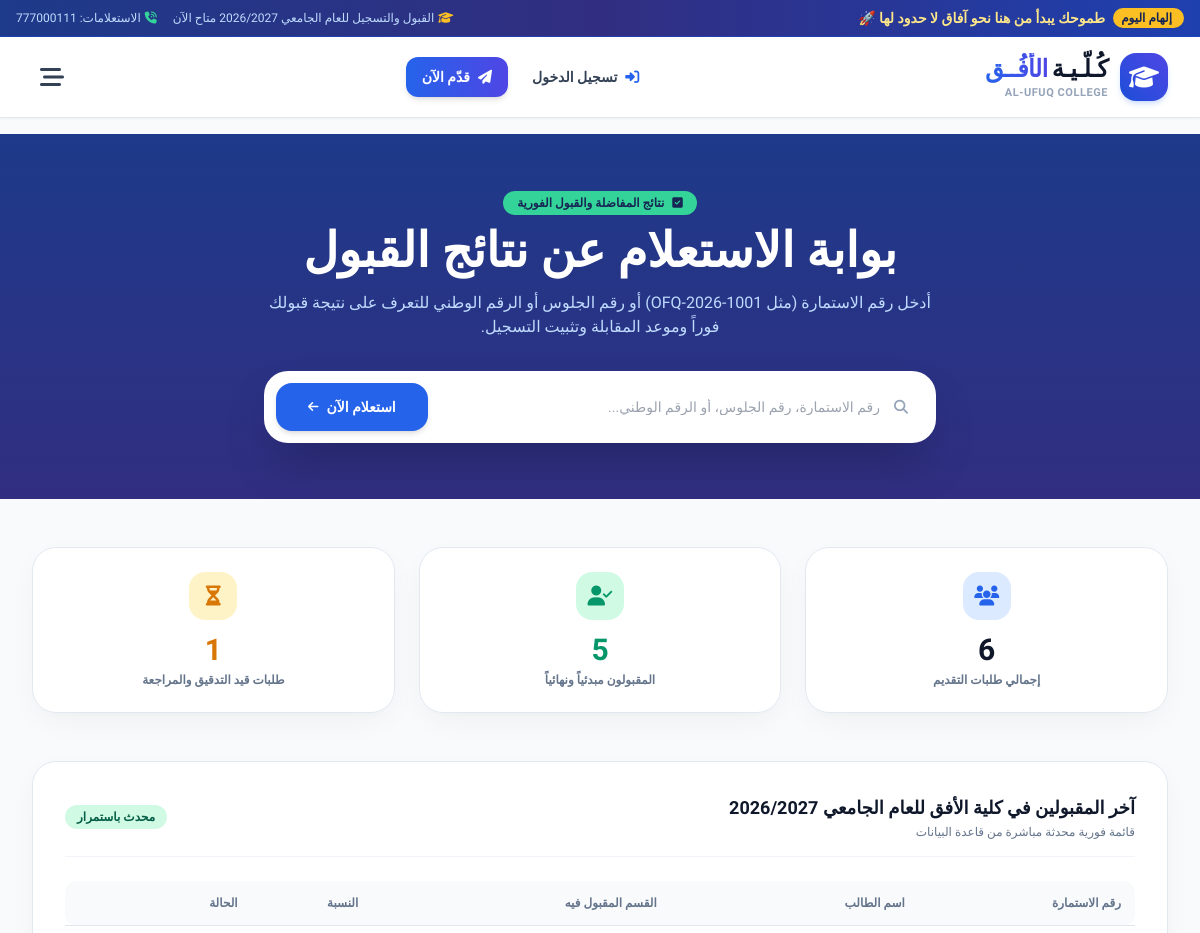
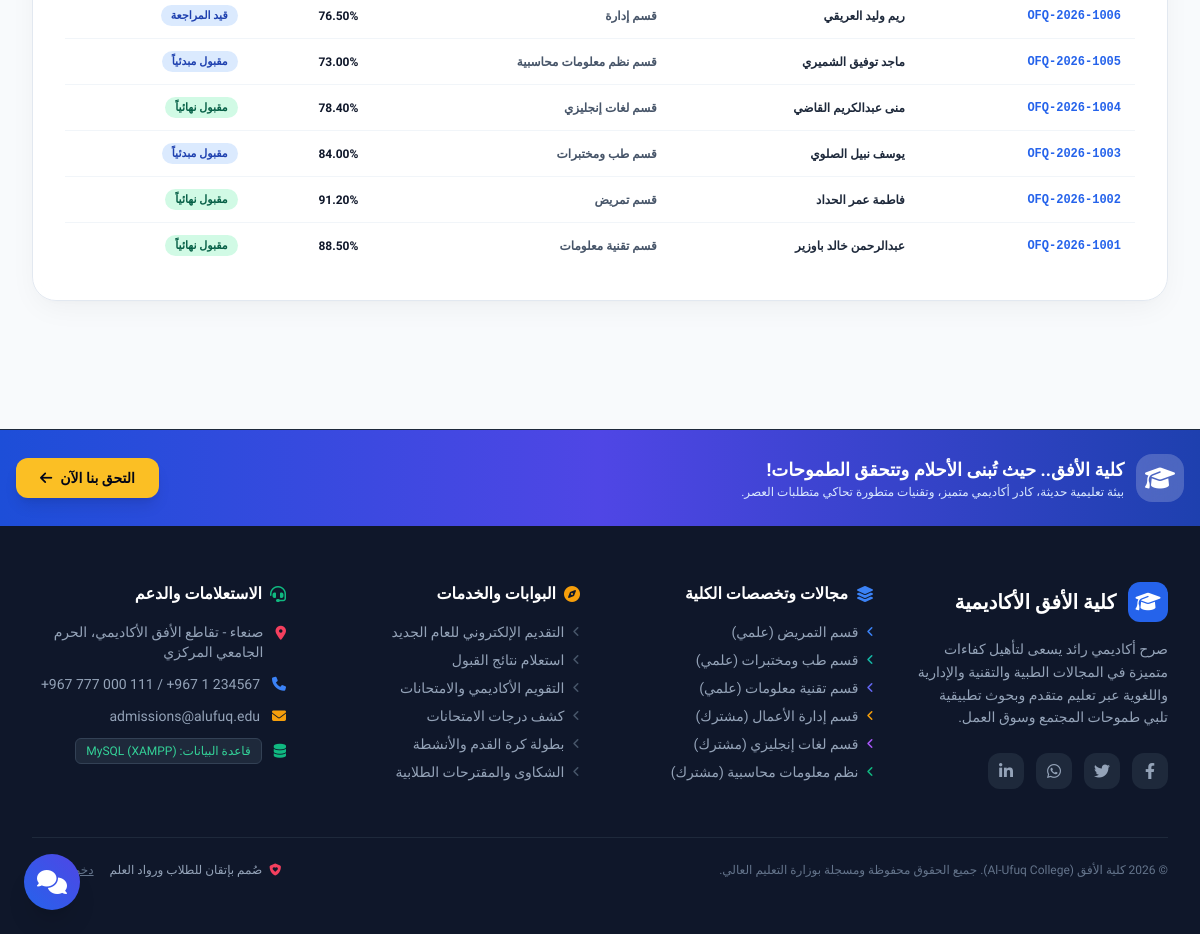
The page /admission_results.php on the database its author committed (2 pictures, top to bottom).
### tables this page shows
CREATE TABLE `applications` (
  `id` INT AUTO_INCREMENT PRIMARY KEY,
  `app_number` VARCHAR(30) NOT NULL UNIQUE,
  `full_name` VARCHAR(100) NOT NULL,
  `gender` ENUM('ذكر', 'أنثى') NOT NULL,
  `national_id` VARCHAR(30) NOT NULL,
  `phone` VARCHAR(20) NOT NULL,
  `email` VARCHAR(100) NOT NULL,
  `address` VARCHAR(200) NOT NULL,
  `high_school_branch` ENUM('علمي', 'أدبي') NOT NULL,
  `seat_number` VARCHAR(30) NOT NULL,
  `graduation_year` INT NOT NULL DEFAULT 2026,
  `percentage` DECIMAL(5,2) NOT NULL,
  `department_id` INT NOT NULL,
  `notes` TEXT DEFAULT NULL,
  `status` ENUM('قيد المراجعة', 'مقبول مبدئياً', 'مقبول نهائياً', 'مرفوض', 'معلق للاستيفاء') NOT NULL DEFAULT 'قيد المراجعة',
  `admin_reply` TEXT DEFAULT NULL,
  `interview_date` DATE DEFAULT NULL,
  `created_at` TIMESTAMP DEFAULT CURRENT_TIMESTAMP,
  FOREIGN KEY (`department_id`) REFERENCES `departments`(`id`) ON DELETE CASCADE
);

CREATE TABLE `departments` (
  `id` INT AUTO_INCREMENT PRIMARY KEY,
  `code` VARCHAR(10) NOT NULL UNIQUE,
  `name_ar` VARCHAR(100) NOT NULL,
  `name_en` VARCHAR(100) NOT NULL,
  `track_type` ENUM('علمي', 'أدبي', 'مشترك') NOT NULL,
  `icon` VARCHAR(50) NOT NULL DEFAULT 'fa-graduation-cap',
  `color_accent` VARCHAR(20) NOT NULL DEFAULT '#2563eb',
  `degree` VARCHAR(50) NOT NULL DEFAULT 'بكالوريوس (4 سنوات)',
  `min_percentage` DECIMAL(5,2) NOT NULL DEFAULT 65.00,
  `annual_fee` VARCHAR(50) NOT NULL DEFAULT 'مناسبة ومدعومة',
  `short_desc` TEXT NOT NULL,
  `full_desc` LONGTEXT NOT NULL,
  `career_opportunities` TEXT NOT NULL,
  `study_plan` TEXT NOT NULL,
  `image` VARCHAR(255) DEFAULT 'dept_default.jpg'
);

### config/db.php (called while the page is built, shortened)
<?php
function clean_input($data) {
    return htmlspecialchars(trim((string)$data), ENT_QUOTES, 'UTF-8');
}

### admission_results.php (the view, shortened to what this page needs)
<?php
require_once __DIR__ . '/config/db.php';
$search_query = clean_input($_GET['query'] ?? $_GET['app'] ?? '');
$stats_total = $pdo->query("SELECT COUNT(*) FROM applications")->fetchColumn();
$stats_accepted = $pdo->query("SELECT COUNT(*) FROM applications WHERE status IN ('مقبول نهائياً', 'مقبول مبدئياً')")->fetchColumn();
$stats_review = $pdo->query("SELECT COUNT(*) FROM applications WHERE status = 'قيد المراجعة'")->fetchColumn();
$recent_accepted = $pdo->query("SELECT a.app_number, a.full_name, a.percentage, a.status, d.name_ar AS dept_name
    FROM applications a
    JOIN departments d ON a.department_id = d.id
    ORDER BY a.id DESC LIMIT 6")->fetchAll();
require_once __DIR__ . '/includes/header.php';
?>
<section class="bg-gradient-to-b from-blue-900 to-indigo-900 text-white py-14 relative overflow-hidden">
    <div class="max-w-7xl mx-auto px-4 sm:px-6 lg:px-8 relative z-10 text-center">
        <span class="inline-flex items-center gap-2 px-3.5 py-1 rounded-full bg-emerald-400 text-blue-950 font-black text-xs shadow-sm mb-3">
            <i class="fa-solid fa-square-check"></i> نتائج المفاضلة والقبول الفورية
        </span>
        <h1 class="text-3xl sm:text-5xl font-black mb-4">بوابة الاستعلام عن نتائج القبول</h1>
        <p class="text-blue-200 text-sm sm:text-base max-w-2xl mx-auto leading-relaxed mb-8">
            أدخل رقم الاستمارة (مثل OFQ-2026-1001) أو رقم الجلوس أو الرقم الوطني للتعرف على نتيجة قبولك فوراً وموعد المقابلة وتثبيت التسجيل.
        </p>
        <div class="max-w-2xl mx-auto bg-white rounded-2xl sm:rounded-3xl p-2 sm:p-3 shadow-2xl flex flex-col sm:flex-row gap-2">
            <form method="GET" action="admission_results.php" class="flex-1 flex flex-col sm:flex-row gap-2">
                <div class="relative flex-1">
                    <i class="fa-solid fa-magnifying-glass absolute right-4 top-1/2 -translate-y-1/2 text-slate-400 text-sm"></i>
                    <input type="text" name="query" value="<?= htmlspecialchars($search_query) ?>" required placeholder="رقم الاستمارة، رقم الجلوس، أو الرقم الوطني..." class="w-full pl-4 pr-11 py-3.5 rounded-xl sm:rounded-2xl border-0 focus:outline-none focus:ring-2 focus:ring-blue-600 text-slate-900 text-sm font-medium">
                </div>
                <button type="submit" class="px-8 py-3.5 rounded-xl sm:rounded-2xl bg-blue-600 hover:bg-blue-700 text-white font-extrabold text-sm shadow-md transition-all flex items-center justify-center gap-2">
                    <span>استعلام الآن</span>
                    <i class="fa-solid fa-arrow-left text-xs"></i>
                </button>
            </form>
        </div>
    </div>
</section>
<div class="max-w-7xl mx-auto px-4 sm:px-6 lg:px-8 py-12">
    <div class="grid grid-cols-1 sm:grid-cols-3 gap-6 mb-12">
        <div class="glass-card rounded-3xl p-6 border border-slate-200 text-center">
            <div class="w-12 h-12 rounded-2xl bg-blue-100 text-blue-600 flex items-center justify-center text-xl mx-auto mb-3">
                <i class="fa-solid fa-users"></i>
            </div>
            <div class="text-3xl font-black text-slate-900"><?= $stats_total ?></div>
            <div class="text-xs font-bold text-slate-500 mt-1">إجمالي طلبات التقديم</div>
        </div>
        <div class="glass-card rounded-3xl p-6 border border-slate-200 text-center">
            <div class="w-12 h-12 rounded-2xl bg-emerald-100 text-emerald-600 flex items-center justify-center text-xl mx-auto mb-3">
                <i class="fa-solid fa-user-check"></i>
            </div>
            <div class="text-3xl font-black text-emerald-600"><?= $stats_accepted ?></div>
            <div class="text-xs font-bold text-slate-500 mt-1">المقبولون مبدئياً ونهائياً</div>
        </div>
        <div class="glass-card rounded-3xl p-6 border border-slate-200 text-center">
            <div class="w-12 h-12 rounded-2xl bg-amber-100 text-amber-600 flex items-center justify-center text-xl mx-auto mb-3">
                <i class="fa-solid fa-hourglass-half"></i>
            </div>
            <div class="text-3xl font-black text-amber-600"><?= $stats_review ?></div>
            <div class="text-xs font-bold text-slate-500 mt-1">طلبات قيد التدقيق والمراجعة</div>
        </div>
    </div>
    <div class="glass-card rounded-3xl p-6 sm:p-8 border border-slate-200">
        <div class="flex items-center justify-between pb-4 border-b border-slate-100 mb-6">
            <div>
                <h3 class="text-lg font-black text-slate-900">آخر المقبولين في كلية الأفق للعام الجامعي 2026/2027</h3>
                <p class="text-xs text-slate-500 mt-0.5">قائمة فورية محدثة مباشرة من قاعدة البيانات</p>
            </div>
            <span class="text-xs bg-emerald-100 text-emerald-800 font-bold px-3 py-1 rounded-full">محدث باستمرار</span>
        </div>
        <div class="overflow-x-auto">
            <table class="w-full text-right text-xs">
                <thead>
                    <tr class="bg-slate-50 text-slate-500 font-bold border-b border-slate-200">
                        <th class="p-3.5 rounded-r-xl">رقم الاستمارة</th>
                        <th class="p-3.5">اسم الطالب</th>
                        <th class="p-3.5">القسم المقبول فيه</th>
                        <th class="p-3.5">النسبة</th>
                        <th class="p-3.5 rounded-l-xl">الحالة</th>
                    </tr>
                </thead>
                <tbody class="divide-y divide-slate-100">
                    <?php foreach ($recent_accepted as $rec): ?>
                        <tr class="hover:bg-blue-50/40 transition-colors">
                            <td class="p-3.5 font-black text-blue-600 font-mono"><?= htmlspecialchars($rec['app_number']) ?></td>
                            <td class="p-3.5 font-bold text-slate-800"><?= htmlspecialchars($rec['full_name']) ?></td>
                            <td class="p-3.5 font-semibold text-slate-600">قسم <?= htmlspecialchars($rec['dept_name']) ?></td>
                            <td class="p-3.5 font-black text-slate-900"><?= $rec['percentage'] ?>%</td>
                            <td class="p-3.5">
                                <span class="px-2.5 py-1 rounded-full text-[11px] font-bold <?= $rec['status'] == 'مقبول نهائياً' ? 'bg-emerald-100 text-emerald-800' : 'bg-blue-100 text-blue-800' ?>">
                                    <?= htmlspecialchars($rec['status']) ?>
                                </span>
                            </td>
                        </tr>
                    <?php endforeach; ?>
                </tbody>
            </table>
        </div>
    </div>
</div>
<?php require_once __DIR__ . '/includes/footer.php'; ?>

### assets/css/style.css (style rules this page uses)
:root { --primary: #1e3a8a; --primary-light: #3b82f6; --secondary: #0891b2; --accent-gold: #f59e0b; --accent-emerald: #10b981; --accent-rose: #f43f5e; --bg-soft: #f8fafc; --text-main: #0f172a; --text-muted: #64748b; --card-bg: rgba(255, 255, 255, 0.95); --border-subtle: #e2e8f0; }
* { font-family: 'Tajawal', 'Cairo', sans-serif; box-sizing: border-box; }
body { background-color: #f8fafc; color: var(--text-main); direction: rtl; text-align: right; overflow-x: hidden; }
.glass-card { background: rgba(255, 255, 255, 0.88); backdrop-filter: blur(12px); -webkit-backdrop-filter: blur(12px); border: 1px solid rgba(255, 255, 255, 0.6); box-shadow: 0 10px 30px -5px rgba(0, 0, 0, 0.05), 0 4px 6px -2px rgba(0, 0, 0, 0.02); transition: all 0.3s cubic-bezier(0.4, 0, 0.2, 1); }

### rows shown on the page
applications: app_number "OFQ-2026-1006", full_name "ريم وليد العريقي", department.name_ar "إدارة", percentage "76.50", status "قيد المراجعة"
applications: app_number "OFQ-2026-1005", full_name "ماجد توفيق الشميري", department.name_ar "نظم معلومات محاسبية", percentage "73.00", status "مقبول مبدئياً"
applications: app_number "OFQ-2026-1004", full_name "منى عبدالكريم القاضي", department.name_ar "لغات إنجليزي", percentage "78.40", status "مقبول نهائياً"
applications: app_number "OFQ-2026-1003", full_name "يوسف نبيل الصلوي", department.name_ar "طب ومختبرات", percentage "84.00", status "مقبول مبدئياً"
applications: app_number "OFQ-2026-1002", full_name "فاطمة عمر الحداد", department.name_ar "تمريض", percentage "91.20", status "مقبول نهائياً"
applications: app_number "OFQ-2026-1001", full_name "عبدالرحمن خالد باوزير", department.name_ar "تقنية معلومات", percentage "88.50", status "مقبول نهائياً"

### other values the page prints
$stats_total "6"
$stats_accepted "5"
$stats_review "1"
